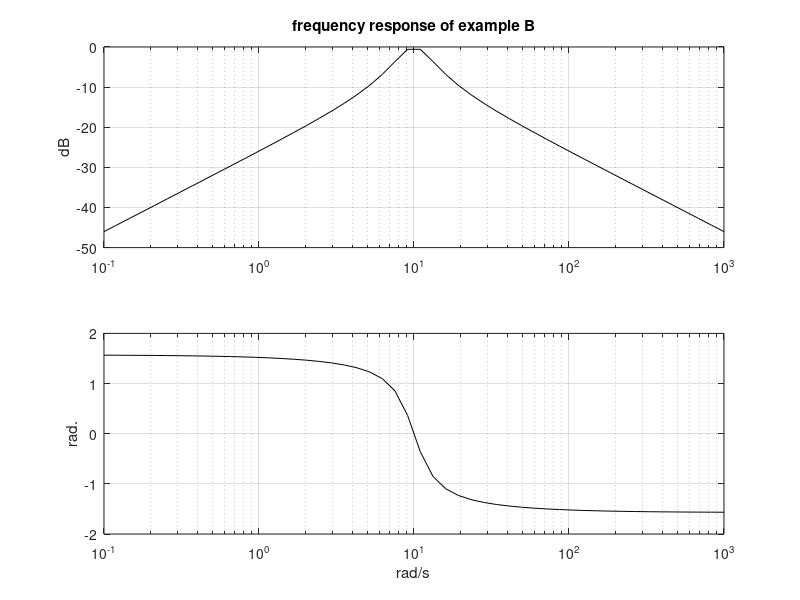

MATLAB code for this plot:
% Frequency response of example B
R=0.5; C=0.1; L=0.1; %values of the components
num=[R*C 0]; % transfer function numerator;
den=[L*C R*C 1]; %transfer function denominator
w=logspace(-1,3); %logaritmic set of frequency values
G=freqs(num,den,w); %computes frequency response
AG=20*log10(abs(G)); %take decibels
FI=angle(G); %take phases (rad)
subplot(2,1,1); semilogx(w,AG,'k'); %plots decibels
grid;
ylabel('dB'); title('frequency response of example B')
subplot(2,1,2); semilogx(w,FI,'k'); %plots phases
grid;
ylabel('rad.'); xlabel('rad/s')
